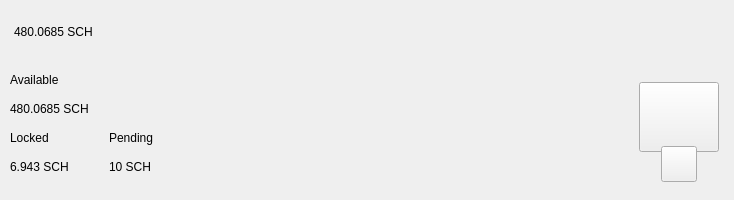
<?xml version="1.0" encoding="UTF-8"?>
<ui version="4.0">
 <class>TopBar</class>
 <widget class="QWidget" name="TopBar">
  <property name="geometry">
   <rect>
    <x>0</x>
    <y>0</y>
    <width>734</width>
    <height>200</height>
   </rect>
  </property>
  <property name="minimumSize">
   <size>
    <width>0</width>
    <height>200</height>
   </size>
  </property>
  <property name="maximumSize">
   <size>
    <width>16777215</width>
    <height>200</height>
   </size>
  </property>
  <property name="windowTitle">
   <string>Form</string>
  </property>
  <layout class="QVBoxLayout" name="verticalLayout_10" stretch="0">
   <property name="spacing">
    <number>0</number>
   </property>
   <property name="leftMargin">
    <number>0</number>
   </property>
   <property name="topMargin">
    <number>0</number>
   </property>
   <property name="rightMargin">
    <number>0</number>
   </property>
   <property name="bottomMargin">
    <number>0</number>
   </property>
   <item>
    <widget class="PFBorderImage" name="containerTop" native="true">
     <layout class="QVBoxLayout" name="verticalLayout_11">
      <property name="spacing">
       <number>0</number>
      </property>
      <property name="leftMargin">
       <number>0</number>
      </property>
      <property name="topMargin">
       <number>0</number>
      </property>
      <property name="rightMargin">
       <number>0</number>
      </property>
      <property name="bottomMargin">
       <number>0</number>
      </property>
      <item>
       <widget class="QWidget" name="top_container_2" native="true">
        <property name="minimumSize">
         <size>
          <width>0</width>
          <height>65</height>
         </size>
        </property>
        <layout class="QHBoxLayout" name="top_container">
         <property name="spacing">
          <number>0</number>
         </property>
         <property name="leftMargin">
          <number>14</number>
         </property>
         <property name="topMargin">
          <number>0</number>
         </property>
         <property name="rightMargin">
          <number>14</number>
         </property>
         <property name="bottomMargin">
          <number>0</number>
         </property>
         <item alignment="Qt::AlignVCenter">
          <widget class="QWidget" name="widgetTopAmount" native="true">
           <property name="sizePolicy">
            <sizepolicy hsizetype="Preferred" vsizetype="Maximum">
             <horstretch>0</horstretch>
             <verstretch>0</verstretch>
            </sizepolicy>
           </property>
           <layout class="QHBoxLayout" name="horizontalLayout_5">
            <property name="spacing">
             <number>0</number>
            </property>
            <property name="leftMargin">
             <number>0</number>
            </property>
            <property name="topMargin">
             <number>0</number>
            </property>
            <property name="rightMargin">
             <number>0</number>
            </property>
            <property name="bottomMargin">
             <number>0</number>
            </property>
            <item alignment="Qt::AlignTop">
             <widget class="QLabel" name="labelAmountTopSCH">
              <property name="minimumSize">
               <size>
                <width>0</width>
                <height>36</height>
               </size>
              </property>
              <property name="styleSheet">
               <string notr="true">padding:0px;margin:0px;</string>
              </property>
              <property name="text">
               <string>480.0685 SCH</string>
              </property>
             </widget>
            </item>
            <item>
             <spacer name="horizontalSpacer_11">
              <property name="orientation">
               <enum>Qt::Horizontal</enum>
              </property>
              <property name="sizeType">
               <enum>QSizePolicy::Fixed</enum>
              </property>
              <property name="sizeHint" stdset="0">
               <size>
                <width>20</width>
                <height>20</height>
               </size>
              </property>
             </spacer>
            </item>
            <item>
             <spacer name="horizontalSpacer_12">
              <property name="orientation">
               <enum>Qt::Horizontal</enum>
              </property>
              <property name="sizeType">
               <enum>QSizePolicy::Fixed</enum>
              </property>
              <property name="sizeHint" stdset="0">
               <size>
                <width>20</width>
                <height>20</height>
               </size>
              </property>
             </spacer>
            </item>
           </layout>
          </widget>
         </item>
         <item>
          <spacer name="horizontalSpacer">
           <property name="orientation">
            <enum>Qt::Horizontal</enum>
           </property>
           <property name="sizeHint" stdset="0">
            <size>
             <width>40</width>
             <height>20</height>
            </size>
           </property>
          </spacer>
         </item>
         <item>
          <layout class="QHBoxLayout" name="horizontalLayout_4">
           <property name="spacing">
            <number>12</number>
           </property>
           <property name="rightMargin">
            <number>0</number>
           </property>
           <item alignment="Qt::AlignRight">
            <widget class="QWidget" name="layoutSync" native="true">
             <property name="minimumSize">
              <size>
               <width>0</width>
               <height>36</height>
              </size>
             </property>
             <property name="maximumSize">
              <size>
               <width>16777215</width>
               <height>36</height>
              </size>
             </property>
             <layout class="QVBoxLayout" name="verticalLayout_9">
              <property name="leftMargin">
               <number>0</number>
              </property>
              <property name="topMargin">
               <number>0</number>
              </property>
              <property name="rightMargin">
               <number>0</number>
              </property>
              <property name="bottomMargin">
               <number>0</number>
              </property>
              <item>
               <widget class="ExpandableButton" name="pushButtonSync" native="true">
                <property name="minimumSize">
                 <size>
                  <width>36</width>
                  <height>36</height>
                 </size>
                </property>
                <property name="maximumSize">
                 <size>
                  <width>16777215</width>
                  <height>36</height>
                 </size>
                </property>
               </widget>
              </item>
             </layout>
            </widget>
           </item>
           <item>
            <widget class="ExpandableButton" name="pushButtonStack" native="true">
             <property name="minimumSize">
              <size>
               <width>36</width>
               <height>36</height>
              </size>
             </property>
            </widget>
           </item>
           <item>
            <widget class="ExpandableButton" name="pushButtonHardfork" native="true">
             <property name="minimumSize">
              <size>
               <width>36</width>
               <height>36</height>
              </size>
             </property>
            </widget>
           </item>
           <item>
            <widget class="ExpandableButton" name="pushButtonColdStaking" native="true">
             <property name="minimumSize">
              <size>
               <width>36</width>
               <height>36</height>
              </size>
             </property>
            </widget>
           </item>
           <item>
            <widget class="ExpandableButton" name="pushButtonConnection" native="true">
             <property name="minimumSize">
              <size>
               <width>36</width>
               <height>36</height>
              </size>
             </property>
            </widget>
           </item>
           <item>
            <widget class="ExpandableButton" name="pushButtonTor" native="true">
             <property name="minimumSize">
              <size>
               <width>36</width>
               <height>36</height>
              </size>
             </property>
            </widget>
           </item>
           <item>
            <widget class="ExpandableButton" name="pushButtonHDEnabled" native="true">
             <property name="minimumSize">
              <size>
               <width>36</width>
               <height>36</height>
              </size>
             </property>
            </widget>
           </item>
           <item>
            <widget class="ExpandableButton" name="pushButtonLock" native="true">
             <property name="sizePolicy">
              <sizepolicy hsizetype="Expanding" vsizetype="Expanding">
               <horstretch>0</horstretch>
               <verstretch>0</verstretch>
              </sizepolicy>
             </property>
             <property name="minimumSize">
              <size>
               <width>36</width>
               <height>0</height>
              </size>
             </property>
            </widget>
           </item>
           <item>
            <widget class="ExpandableButton" name="pushButtonTheme" native="true">
             <property name="minimumSize">
              <size>
               <width>36</width>
               <height>36</height>
              </size>
             </property>
             <property name="maximumSize">
              <size>
               <width>16777215</width>
               <height>36</height>
              </size>
             </property>
            </widget>
           </item>
           <item>
            <widget class="ExpandableButton" name="pushButtonFAQ" native="true">
             <property name="minimumSize">
              <size>
               <width>36</width>
               <height>36</height>
              </size>
             </property>
            </widget>
           </item>
          </layout>
         </item>
        </layout>
       </widget>
      </item>
      <item>
       <widget class="QWidget" name="bottom_container" native="true">
        <property name="minimumSize">
         <size>
          <width>0</width>
          <height>135</height>
         </size>
        </property>
        <layout class="QHBoxLayout" name="botton_container">
         <property name="leftMargin">
          <number>10</number>
         </property>
         <property name="topMargin">
          <number>0</number>
         </property>
         <property name="rightMargin">
          <number>10</number>
         </property>
         <property name="bottomMargin">
          <number>10</number>
         </property>
         <item>
          <layout class="QHBoxLayout" name="horizontalLayout_3">
           <property name="bottomMargin">
            <number>9</number>
           </property>
           <item>
            <layout class="QVBoxLayout" name="verticalLayout_7">
             <property name="spacing">
              <number>0</number>
             </property>
             <property name="leftMargin">
              <number>0</number>
             </property>
             <property name="rightMargin">
              <number>30</number>
             </property>
             <item>
              <layout class="QVBoxLayout" name="verticalLayout_2">
               <item>
                <widget class="QLabel" name="labelTitle1">
                 <property name="text">
                  <string>Available</string>
                 </property>
                </widget>
               </item>
               <item>
                <widget class="QLabel" name="labelAmountSCH">
                 <property name="text">
                  <string>480.0685 SCH</string>
                 </property>
                </widget>
               </item>
              </layout>
             </item>
             <item>
              <layout class="QHBoxLayout" name="horizontalLayout_2">
               <property name="spacing">
                <number>0</number>
               </property>
               <item>
                <layout class="QVBoxLayout" name="verticalLayout_3">
                 <item>
                  <widget class="QLabel" name="labelTitle3">
                   <property name="text">
                    <string>Locked</string>
                   </property>
                  </widget>
                 </item>
                 <item>
                  <widget class="QLabel" name="labelLockedSCH">
                   <property name="text">
                    <string>6.943 SCH</string>
                   </property>
                  </widget>
                 </item>
                </layout>
               </item>
               <item>
                <spacer name="horizontalSpacer_3">
                 <property name="orientation">
                  <enum>Qt::Horizontal</enum>
                 </property>
                 <property name="sizeType">
                  <enum>QSizePolicy::Fixed</enum>
                 </property>
                 <property name="sizeHint" stdset="0">
                  <size>
                   <width>40</width>
                   <height>20</height>
                  </size>
                 </property>
                </spacer>
               </item>
               <item>
                <layout class="QVBoxLayout" name="verticalLayout_4">
                 <item>
                  <widget class="QLabel" name="labelTitle4">
                   <property name="text">
                    <string>Pending</string>
                   </property>
                  </widget>
                 </item>
                 <item>
                  <widget class="QLabel" name="labelPendingSCH">
                   <property name="text">
                    <string>10 SCH</string>
                   </property>
                  </widget>
                 </item>
                </layout>
               </item>
              </layout>
             </item>
            </layout>
           </item>
          </layout>
         </item>
         <item>
          <spacer name="horizontalSpacer_2">
           <property name="orientation">
            <enum>Qt::Horizontal</enum>
           </property>
           <property name="sizeHint" stdset="0">
            <size>
             <width>40</width>
             <height>20</height>
            </size>
           </property>
          </spacer>
         </item>
         <item>
          <layout class="QVBoxLayout" name="bannerLayout"/>
         </item>
         <item>
          <spacer name="horizontalSpacer_4">
           <property name="orientation">
            <enum>Qt::Horizontal</enum>
           </property>
           <property name="sizeType">
            <enum>QSizePolicy::Minimum</enum>
           </property>
           <property name="sizeHint" stdset="0">
            <size>
             <width>40</width>
             <height>20</height>
            </size>
           </property>
          </spacer>
         </item>
         <item alignment="Qt::AlignHCenter|Qt::AlignVCenter">
          <widget class="QWidget" name="qrContainer" native="true">
           <property name="sizePolicy">
            <sizepolicy hsizetype="Preferred" vsizetype="Minimum">
             <horstretch>0</horstretch>
             <verstretch>0</verstretch>
            </sizepolicy>
           </property>
           <property name="minimumSize">
            <size>
             <width>90</width>
             <height>110</height>
            </size>
           </property>
           <property name="maximumSize">
            <size>
             <width>90</width>
             <height>110</height>
            </size>
           </property>
           <layout class="QVBoxLayout" name="containerQR">
            <property name="spacing">
             <number>0</number>
            </property>
            <property name="leftMargin">
             <number>5</number>
            </property>
            <property name="topMargin">
             <number>10</number>
            </property>
            <property name="rightMargin">
             <number>5</number>
            </property>
            <property name="bottomMargin">
             <number>0</number>
            </property>
            <item>
             <widget class="QPushButton" name="btnQr">
              <property name="minimumSize">
               <size>
                <width>70</width>
                <height>70</height>
               </size>
              </property>
              <property name="maximumSize">
               <size>
                <width>16777215</width>
                <height>70</height>
               </size>
              </property>
              <property name="focusPolicy">
               <enum>Qt::NoFocus</enum>
              </property>
              <property name="text">
               <string/>
              </property>
              <property name="iconSize">
               <size>
                <width>70</width>
                <height>70</height>
               </size>
              </property>
             </widget>
            </item>
            <item>
             <spacer name="verticalSpacer">
              <property name="orientation">
               <enum>Qt::Vertical</enum>
              </property>
              <property name="sizeType">
               <enum>QSizePolicy::Fixed</enum>
              </property>
              <property name="sizeHint" stdset="0">
               <size>
                <width>20</width>
                <height>20</height>
               </size>
              </property>
             </spacer>
            </item>
            <item alignment="Qt::AlignHCenter|Qt::AlignBottom">
             <widget class="QPushButton" name="pushButtonQR">
              <property name="minimumSize">
               <size>
                <width>36</width>
                <height>36</height>
               </size>
              </property>
              <property name="maximumSize">
               <size>
                <width>36</width>
                <height>36</height>
               </size>
              </property>
              <property name="focusPolicy">
               <enum>Qt::NoFocus</enum>
              </property>
              <property name="text">
               <string/>
              </property>
             </widget>
            </item>
           </layout>
          </widget>
         </item>
        </layout>
       </widget>
      </item>
     </layout>
    </widget>
   </item>
  </layout>
 </widget>
 <customwidgets>
  <customwidget>
   <class>ExpandableButton</class>
   <extends>QWidget</extends>
   <header>qt/schillingcoin/expandablebutton.h</header>
   <container>1</container>
  </customwidget>
  <customwidget>
   <class>PFBorderImage</class>
   <extends>QFrame</extends>
   <header>qt/schillingcoin/pfborderimage.h</header>
   <container>1</container>
  </customwidget>
 </customwidgets>
 <resources/>
 <connections/>
</ui>
